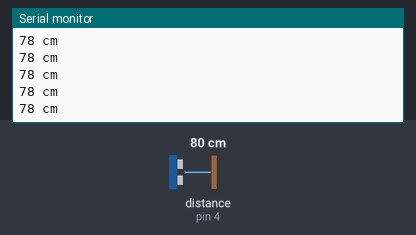
A sketch run on a simulated Arduino Uno, built with avr-gcc and run on an emulated ATmega328P. On the bench: the last lines printed to the serial monitor. Wiring (inferred from the names in the program): ultrasonic range finder: trigger pin 2; echo pin 4. The inputs (shaded band) are chosen by the test bench; at power-on: distance to the obstacle (sensor on pin 4) 80 cm. The echo pulse lasts 58.3 µs per cm.

Above: at 1.2 s.
1.3 s: distance to the obstacle (sensor on pin 4) set to 2 cm
At 1.48 s:
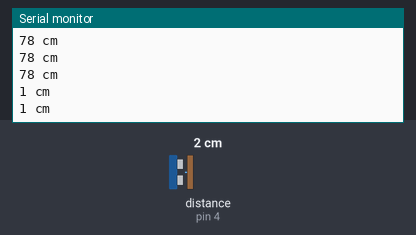
2.8 s: distance to the obstacle (sensor on pin 4) set to 120 cm
At 2.89 s:
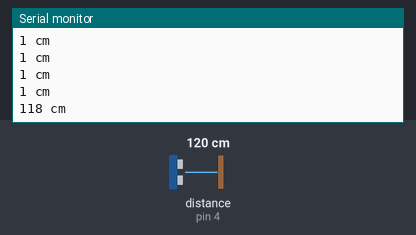
Timing chart, 0 to 5.8 s (numbered marks = the images above; inputs shaded):
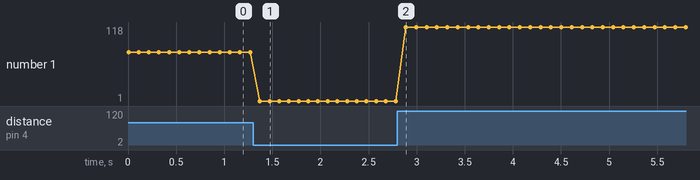

Measured:
- after the input at 1.3 s, the serial monitor: prints a new line after 0.07 s (image 1)
- after the input at 2.8 s, the serial monitor: prints a new line after 0.09 s (image 2)
- plotted number 1: 78 → 1 after the input at 1.3 s, 1 → 118 after the input at 2.8 s

The sketch:

Arduino2_Ultrasonic1.ino
```cpp
const int trigPin = 2;
const int echoPin = 4;

void setup() {
  Serial.begin(9600);
}

void loop()
{
  long duration, cm;
  pinMode(trigPin, OUTPUT);
  digitalWrite(trigPin, LOW);
  delayMicroseconds(2);
  digitalWrite(trigPin, HIGH);
  delayMicroseconds(10);
  digitalWrite(trigPin, LOW);

  pinMode(echoPin, INPUT);
  duration = pulseIn(echoPin, HIGH);

 cm = duration * 0.034/2;

  Serial.print(cm);
  Serial.print(" cm");
  Serial.println();

  delay(100);
}
```
